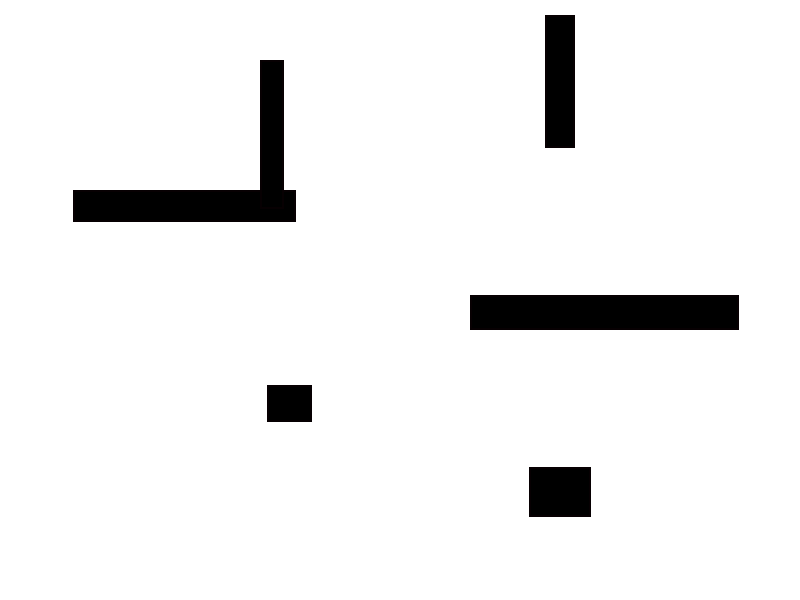
#> input picture data/test1.png, 800 x 600 px
$ python costmap.py
#> lines starting #> are read from the running program, lines starting #| are printed output that depends on the picture
#! /usr/bin/python3
#! -*- coding: utf-8 -*-

"""

Costmap generation
Author: flztiii

"""

import numpy as np
import matplotlib.pyplot as plt
from PIL import Image

class Costmap:
    def __init__(self, cost_map, resolution, root_x=0.0, root_y=0.0, root_theta=0.0):
        # 设置底图
        self.cost_map_ = cost_map
        self.height_ = cost_map.shape[0]
        self.width_ = cost_map.shape[1]
        # 设置分辨率
        self.resolution_ = resolution
        # 设置左下角真实坐标
        self.root_x_ = root_x
        self.root_y_ = root_y
        self.root_theta_ = root_theta

    # 判断是否超过边界
    def isVerify(self, x, y):
        if (x >= 0 and x < self.width_ and y >= 0 and y < self.height_):
            return True
        else:
            return False

    # 判断栅格是否被占据
    def isOccupied(self, x, y):
        if self.cost_map_[y][x] == 255:
            return False
        else:
            return True

    # 求对应点的栅格下标
    def getIndex(self, ix, iy):
        return ix + iy * self.width_

    # 计算对应栅格坐标
    def getGridCoordinate(self, px, py):
        x, y = self.calcNewCoordinate(px, py)
        ix = int(x / self.resolution_)
        iy = int(y / self.resolution_)
        return ix, iy

    # 计算对应真实坐标
    def getCartesianCoordiante(self, ix, iy):
        x = float(ix * self.resolution_)
        y = float(iy * self.resolution_)
        px, py = self.calcOldCoordinate(x, y)
        return px, py

    # 坐标转换
    def calcNewCoordinate(self, x, y):
        nx = (x - self.root_x_) * np.cos(self.root_theta_) + (y - self.root_y_) * np.sin(self.root_theta_)
        ny = -(x - self.root_x_) * np.sin(self.root_theta_) + (y - self.root_y_) * np.cos(self.root_theta_)
        return nx, ny

    # 坐标反转换
    def calcOldCoordinate(self, x, y):
        ox = self.root_x_ + x * np.cos(self.root_theta_) - y * np.sin(self.root_theta_)
        oy = self.root_y_ + x * np.sin(self.root_theta_) + y * np.cos(self.root_theta_)
        return ox, oy

if __name__ == "__main__":
    image = Image.open("./data/test1.png").convert('L')
    cost_map = np.array(image)
    cost_map = cost_map[::-1,:]
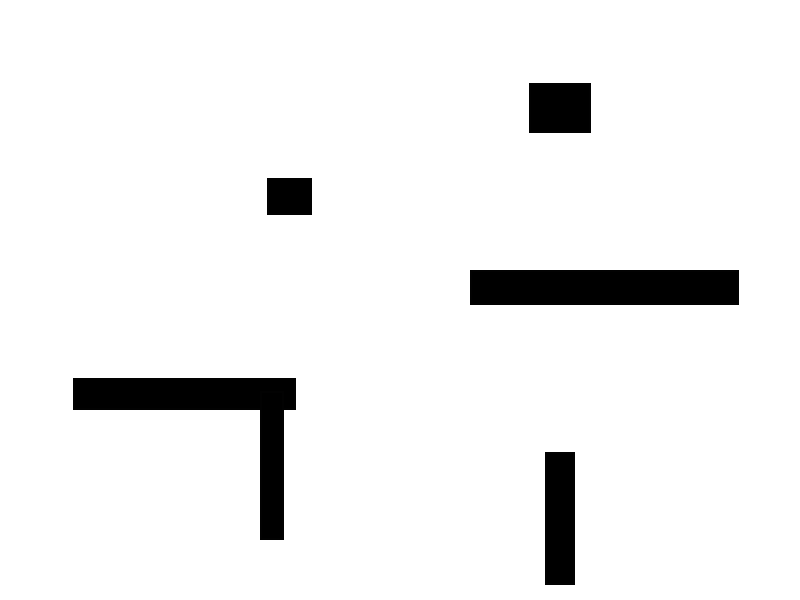
#> cost_map: shape (600, 800); min 0, max 255, mean 239.9
    grid = Costmap(cost_map, 0.05)
    plt.imshow(cost_map, cmap ='gray')
    plt.gca().invert_yaxis()
    plt.show()

$ run again, with data/test2.png copied over data/test1.png
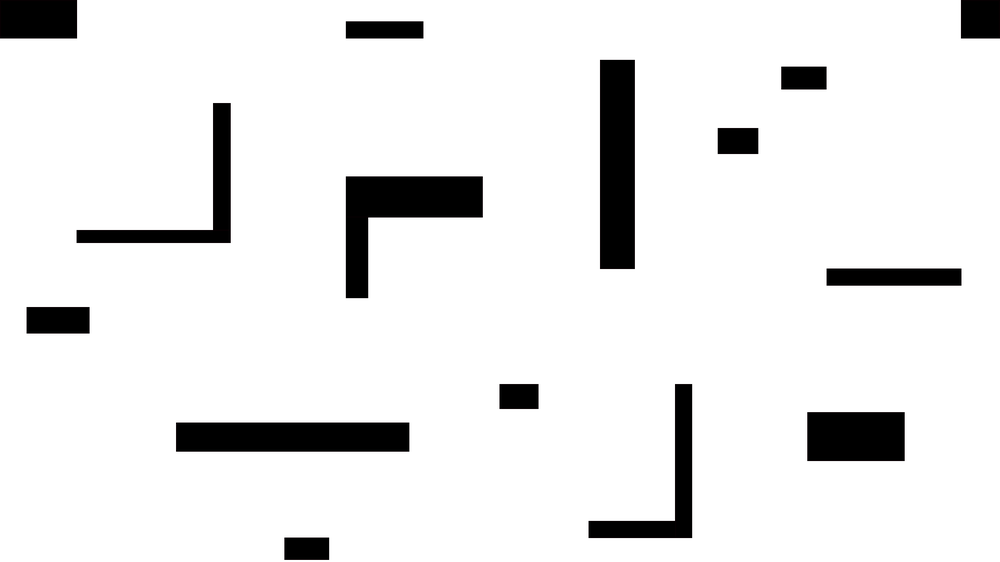
#> input picture data/test2.png, 1000 x 562 px, shrunk from 1920 x 1080 before the run
#> `cost_map = cost_map[::-1,:]`:
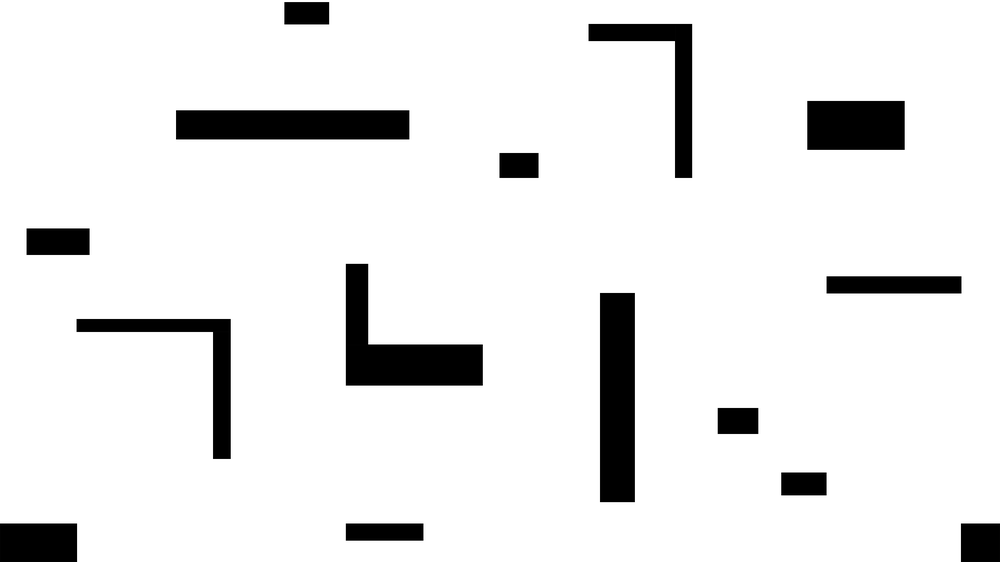
#> cost_map: shape (562, 1000); min 0, max 255, mean 233
